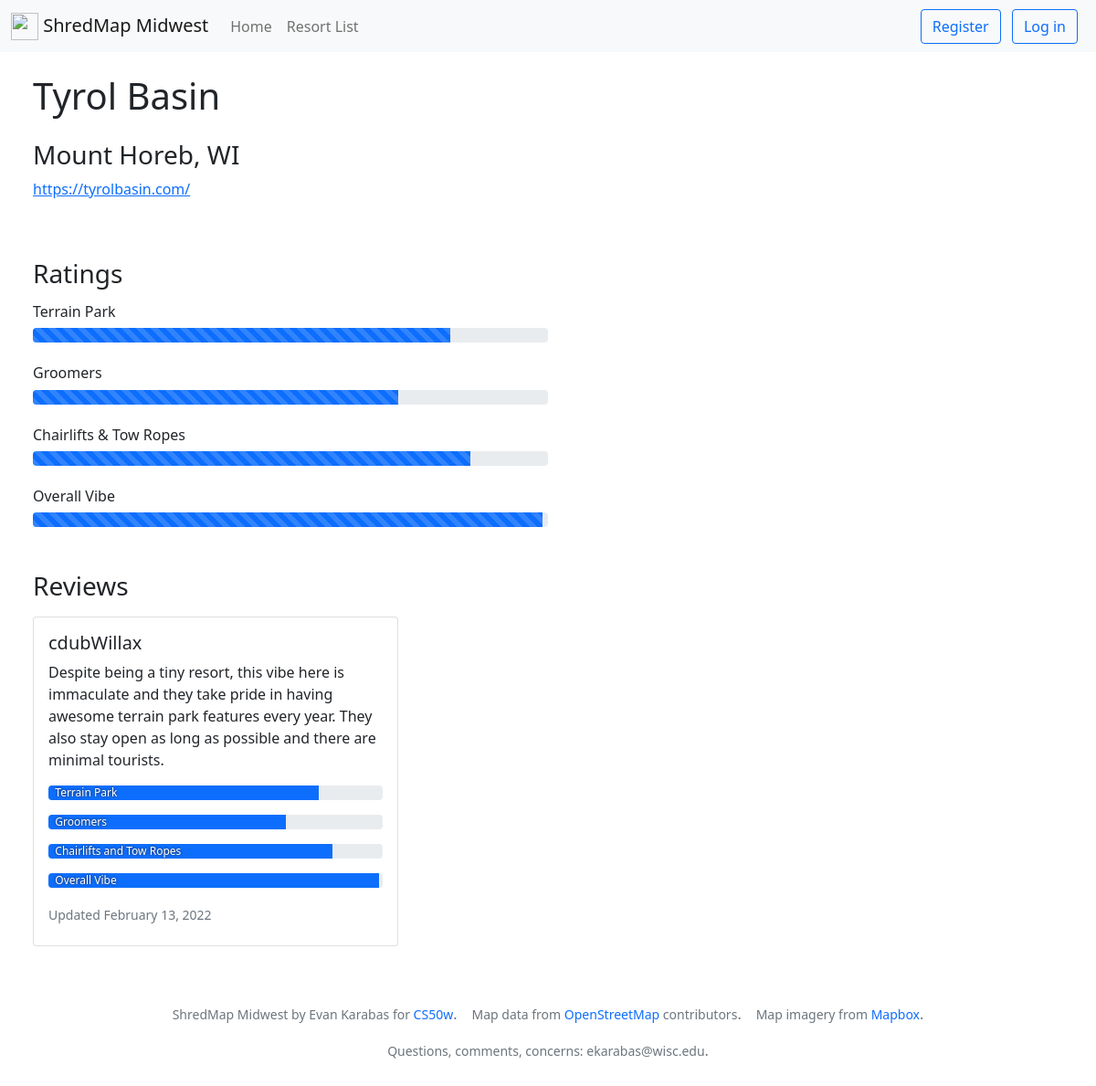
Screenshot of /100 with the database file from the repository.
### shredmap_midwest/models.py (models this page shows, shortened)
class Resort(models.Model):
    STATES = (
        ('ND', 'North Dakota'),
        ('SD', 'South Dakota'),
        ('MN', 'Minnesota'),
        ('WI', 'Wisconsin'),
        ('MI', 'Michigan'),
        ('IA', 'Iowa'),
        ('MO', 'Missouri'),
        ('IL', 'Illinois'),
        ('IN', 'Indiana'),
        ('OH', 'Ohio'),
    )
    name = models.CharField(max_length=100)
    state = models.CharField(max_length=2, choices=STATES)
    city = models.CharField(max_length=100)
    visitors = models.ManyToManyField(User, related_name="visited_resort")
    website = models.URLField()
    x = models.FloatField()
    y = models.FloatField()
    avg_park = models.FloatField(default=None, null=True, blank=True)
    avg_groomer = models.FloatField(default=None, null=True, blank=True)
    avg_lift = models.FloatField(default=None, null=True, blank=True)
    avg_vibe = models.FloatField(default=None, null=True, blank=True)

class Review(models.Model):
    author = models.ForeignKey(
        User, on_delete=models.CASCADE, related_name="review")
    resort = models.ForeignKey(
        Resort, on_delete=models.CASCADE, related_name="resort_review")
    message = models.TextField(default=None, null=True, blank=True)
    park_review = models.IntegerField(default=None, null=True, blank=True)
    groomer_review = models.IntegerField(default=None, null=True, blank=True)
    lift_review = models.IntegerField(default=None, null=True, blank=True)
    vibe_review = models.IntegerField(default=None, null=True, blank=True)
    timestamp = models.DateTimeField(auto_now_add=True)
    edited = models.BooleanField(default=False)

class User(AbstractUser):
    pass

### shredmap_midwest/views.py (the view, shortened to what this page needs)
# urls.py: path("<int:resort_id>", views.resort_view, name="resort_view"),
def resort_view(request, resort_id):
    error = ""
    success = ""
    visited = False
    this_review = ""
    deleted = False
    try:
        resort = Resort.objects.get(pk=resort_id)
    except Resort.DoesNotExist:
        return JsonResponse({"error": "Resort not found."}, status=404)
    try:
        reviews = Review.objects.filter(resort=resort).order_by("-timestamp")
    except Review.DoesNotExist:
        return JsonResponse({"error": "Review not found."}, status=404)
    Resort.objects.filter(id=resort_id).update(
        avg_park=get_average(resort, 'park_review')['park_review__avg'])
    Resort.objects.filter(id=resort_id).update(
        avg_groomer=get_average(resort, 'groomer_review')['groomer_review__avg'])
    Resort.objects.filter(id=resort_id).update(
        avg_lift=get_average(resort, 'lift_review')['lift_review__avg'])
    Resort.objects.filter(id=resort_id).update(
        avg_vibe=get_average(resort, 'vibe_review')['vibe_review__avg'])
    return render(request, "shredmap_midwest/resort.html", {
        "resort": resort,
        "reviews": reviews,
        "visited": visited,
        "this_review": this_review,
        "avg_park": resort.avg_park,
        "avg_groomer": resort.avg_groomer,
        "avg_lift": resort.avg_lift,
        "avg_vibe": resort.avg_vibe,
    })

### shredmap_midwest/views.py (called while the page is built)
def get_average(resort, category):
    try:
        this_resort_reviews = Review.objects.filter(resort=resort)
    except Review.DoesNotExist:
        return JsonResponse({"error": "Review not found."}, status=404)
    return this_resort_reviews.aggregate(Avg(category))

### shredmap_midwest/templates/shredmap_midwest/resort.html (shortened to what this page needs)
{% extends "shredmap_midwest/layout.html" %}
{% block body %}
<div class="padding-please">
    <div>
        <h1 style="float: left">{{resort.name}}</h1>
    </div>
    <br>
    <br>
    <br>
    <h3 class="fw-light">{{resort.city}}, {{resort.state}}</h3>
    <p class="fw-light"><a href="{{resort.website}}" target="_blank" rel="noopener noreferrer">{{resort.website}}</a>
    </p>
    <br>
    <br>
    {% if reviews %}
    <h3 class="slight-margin-bottom">Ratings</h3>
    <div class="half-width">
        <h6 class="fw-light">Terrain Park</h6>
        <div class="progress">
            <div class="progress-bar progress-bar-striped progress-bar-animated" role="progressbar" aria-valuenow="75"
                aria-valuemin="0" aria-valuemax="100" style="width: {{avg_park}}%"></div>
        </div>
        <br>
        <h6 class="fw-light">Groomers</h6>
        <div class="progress">
            <div class="progress-bar progress-bar-striped progress-bar-animated" role="progressbar" aria-valuenow="75"
                aria-valuemin="0" aria-valuemax="100" style="width: {{avg_groomer}}%"></div>
        </div>
        <br>
        <h6 class="fw-light">Chairlifts & Tow Ropes</h6>
        <div class="progress">
            <div class="progress-bar progress-bar-striped progress-bar-animated" role="progressbar" aria-valuenow="75"
                aria-valuemin="0" aria-valuemax="100" style="width: {{avg_lift}}%"></div>
        </div>
        <br>
        <h6 class="fw-light">Overall Vibe</h6>
        <div class="progress">
            <div class="progress-bar progress-bar-striped progress-bar-animated" role="progressbar" aria-valuenow="75"
                aria-valuemin="0" aria-valuemax="100" style="width: {{avg_vibe}}%">
            </div>
        </div>
    </div>
    <br>
    <br>
    {% endif %}
    <h3 class="slight-margin-bottom">Reviews</h3>
    {% if not reviews %}
    <p class="fw-light fs-5">This resort has no reviews yet.</p>
    {% else %}
    <div class="d-flex flex-wrap">
        {% for review in reviews %}
        <div class="card">
            <div class="card-body">
                <h5 class="card-title">{{review.author.username}}</h5>
                {% if review.message %}
                <p class="card-text">{{review.message}}</p>
                {% endif %}
                {% if review.park_review %}
                <div class="progress slight-margin-bottom">
                    <div class="progress-bar" role="progressbar" style="width: {{review.park_review}}%"
                        aria-valuemin="0" aria-valuemax="100">
                        <span class="progress-bar-text">Terrain Park</span>
                    </div>
                </div>
                {% endif %}
                {% if review.groomer_review %}
                <div class="progress slight-margin-bottom">
                    <div class="progress-bar" role="progressbar" style="width: {{review.groomer_review}}%"
                        aria-valuemin="0" aria-valuemax="100">
                        <span class="progress-bar-text">Groomers</span>
                    </div>
                </div>
                {% endif %}
                {% if review.lift_review %}
                <div class="progress slight-margin-bottom">
                    <div class="progress-bar" role="progressbar" style="width: {{review.lift_review}}%"
                        aria-valuemin="0" aria-valuemax="100">
                        <span class="progress-bar-text">Chairlifts and Tow Ropes</span>
                    </div>
                </div>
                {% endif %}
                {% if review.vibe_review %}
                <div class="progress">
                    <div class="progress-bar" role="progressbar" style="width: {{review.vibe_review}}%"
                        aria-valuemin="0" aria-valuemax="100">
                        <span class="progress-bar-text">Overall Vibe</span>
                    </div>
                </div>
                {% endif %}
                <br>
                {% if review.edited %}
                <h6 class="card-subtitle mb-2 text-muted fw-light"><small>Updated
                        {{review.timestamp | date:"F d, Y"}}</small>
                </h6>
                {% else %}
                <h6 class="card-subtitle mb-2 text-muted fw-light"><small>
                        {{review.timestamp | date:"F d, Y"}}</small>
                </h6>
                {% endif %}
            </div>
        </div>
        {% endfor %}
    </div>
    {% endif %}
</div>
{% endblock %}

### shredmap_midwest/static/shredmap_midwest/styles.css (style rules this page uses)
.padding-please { padding-top: 2%; padding-bottom: 2%; padding-left: 3%; padding-right: 3%; }
.half-width { width: 50%; }
.card { width: 25rem; margin-right: 2%; margin-bottom: 2%; }
.slight-margin-bottom { margin-bottom: 1rem; }
.progress-bar { text-align: left; padding-left: 2%; }
.progress-bar .progress-bar-text { position: absolute; text-shadow: 0px 0px 3px rgb(36, 36, 36); }

### rows the page displays
Resort: name "Tyrol Basin", city "Mount Horeb", state "WI", website "https://tyrolbasin.com/"
Review: author.username "cdubWillax", message "Despite being a tiny resort, this vibe here is immaculate and they take pride in having awesome terrain park features every year. They also stay open as long as possible and there are minimal tourists.", {{ review.park_review }} 81 (drawn), {{ review.groomer_review }} 71 (drawn), {{ review.lift_review }} 85 (drawn), {{ review.vibe_review }} 99 (drawn), timestamp "February 13, 2022"
